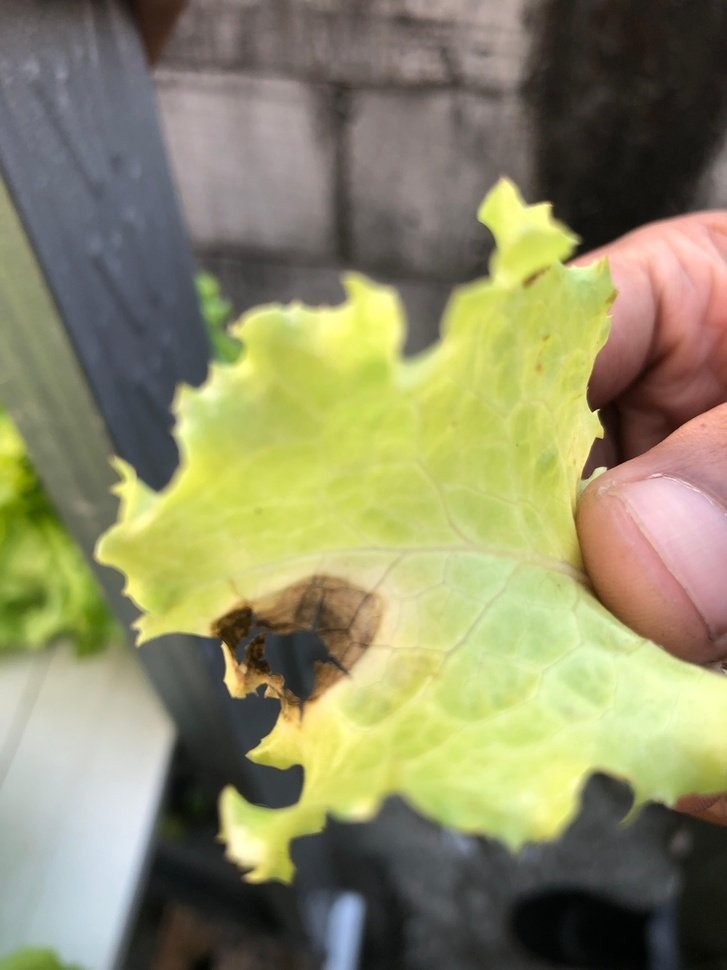
#> input picture Acara_5/img/daun.jpeg, 727 x 970 px, shrunk from 3024 x 4032 before the run, found by its file name
$ python image_enchancemenet.py
#> lines starting #> are read from the running program, lines starting #| are printed output that depends on the picture
# [7 lines of commented-out code are left out]

import cv2
import numpy as np
from matplotlib import pyplot as plt

img = cv2.imread('Acara_5/img/daun.jpeg')
#> img is the input picture: shape (970, 727, 3); mean B, G, R 102.7, 139.1, 141.1

hist = cv2.calcHist([img], [0], None, [256], [0, 256]) \
     + cv2.calcHist([img], [1], None, [256], [0, 256]) \
     + cv2.calcHist([img], [2], None, [256], [0, 256])
#> hist = 256 values, max 16258 at index 105, min 606 at index 1, mean 8263.9

plt.plot(hist)
plt.xlim([0, 256])
plt.savefig('Acara_5/img/output/CitraHist2.jpeg')
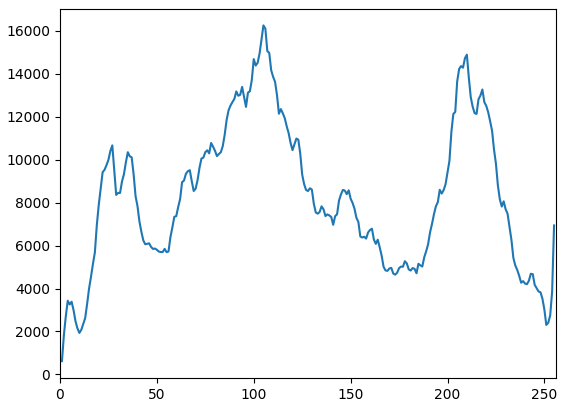
#> figure drawn by matplotlib, 1 panel; curve peaks at x = 105, y = 16258
